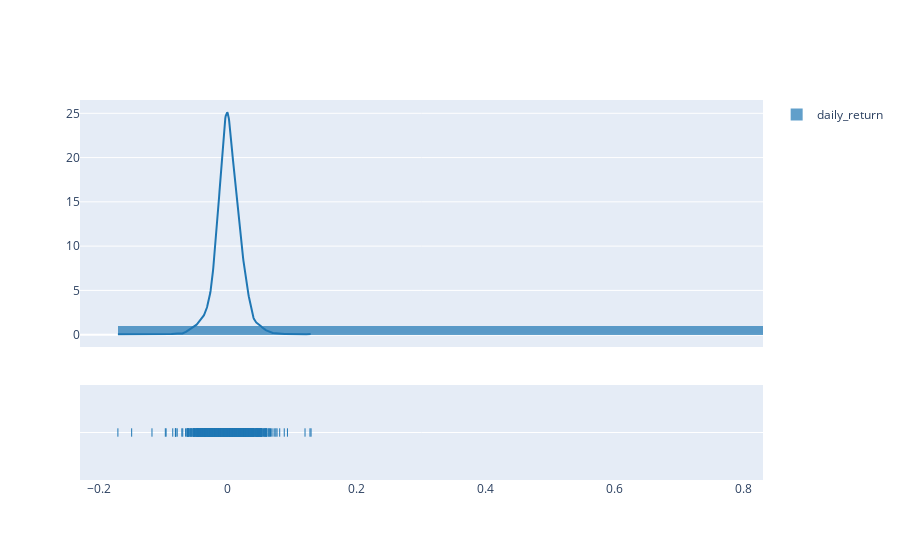

Notebook code cell kept with this figure:
### Code cell
fig.show()

### Figure 1 — Plotly figure (JSON) as saved in the notebook; plotly's stock layout.template omitted (floating-point values rounded to 4 significant figures; data arrays with more than 128 entries replaced by an {"elided": "..."} marker saying what was removed)
{"data": [{"autobinx": false, "histnorm": "probability density", "legendgroup": "daily_return", "marker": {"color": "rgb(31, 119, 180)"}, "name": "daily_return", "opacity": 0.7, "type": "histogram", "x": {"elided": "2760 float values"}, "xaxis": "x", "xbins": {"end": 0.129, "size": 1, "start": -0.1704}, "yaxis": "y"}, {"legendgroup": "daily_return", "marker": {"color": "rgb(31, 119, 180)"}, "mode": "lines", "name": "daily_return", "showlegend": false, "type": "scatter", "x": {"elided": "500 float values"}, "xaxis": "x", "y": {"elided": "500 float values"}, "yaxis": "y"}, {"legendgroup": "daily_return", "marker": {"color": "rgb(31, 119, 180)", "symbol": "line-ns-open"}, "mode": "markers", "name": "daily_return", "showlegend": false, "type": "scatter", "x": {"elided": "2760 float values"}, "xaxis": "x", "y": {"elided": "2760 str values"}, "yaxis": "y2"}], "layout": {"barmode": "overlay", "hovermode": "closest", "legend": {"traceorder": "reversed"}, "xaxis": {"anchor": "y2", "domain": [0, 1], "zeroline": false}, "yaxis": {"anchor": "free", "domain": [0.35, 1], "position": 0}, "yaxis2": {"anchor": "x", "domain": [0, 0.25], "dtick": 1, "showticklabels": false}}}
